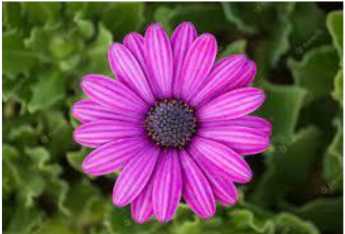
#> input picture Lab_Programs/image-4.png, 345 x 234 px
$ python program-27.py
#> lines starting #> are read from the running program, lines starting #| are printed output that depends on the picture
import cv2

img = cv2.imread("image-4.png")
#> img is the input picture: shape (234, 345, 3); mean B, G, R 86.9, 78.7, 109.4

h, w, c = img.shape   # get image size
#> h = 234; w = 345; c = 3

# Crop region
crop = img[50:200, 50:200]
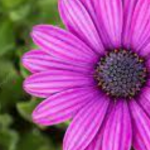
#> crop: shape (150, 150, 3); mean B, G, R 142.9, 77.8, 155.5

ch, cw, cc = crop.shape   # get crop size
#> ch = 150; cw = 150; cc = 3

# Safe paste location (inside image boundary)
x = 200
y = 200

# Check boundary before pasting
if y+ch <= h and x+cw <= w:
    img[y:y+ch, x:x+cw] = crop
else:
    print("Image too small for this paste location!")

cv2.imshow("Result", img)
cv2.waitKey(0)
cv2.destroyAllWindows()

$ run again, with Lab_Programs/image-1.png copied over Lab_Programs/image-4.png
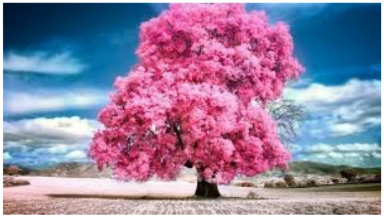
#> input picture Lab_Programs/image-1.png, 384 x 217 px
#> img is the input picture: shape (217, 384, 3); mean B, G, R 160.4, 130.4, 147.3
#> `crop = img[50:200, 50:200]`:
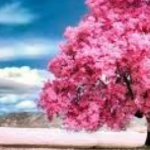
#> crop: shape (150, 150, 3); mean B, G, R 160.7, 129.8, 171.3

$ run again, with Lab_Programs/image-2.png copied over Lab_Programs/image-4.png
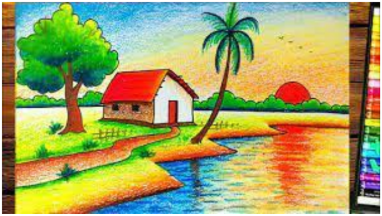
#> input picture Lab_Programs/image-2.png, 382 x 216 px
#> img is the input picture: shape (216, 382, 3); mean B, G, R 100.1, 163.6, 162.2
#> `crop = img[50:200, 50:200]`:
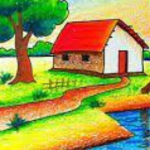
#> crop: shape (150, 150, 3); mean B, G, R 76.7, 154.4, 158.7

$ run again, with Lab_Programs/image-3.png copied over Lab_Programs/image-4.png
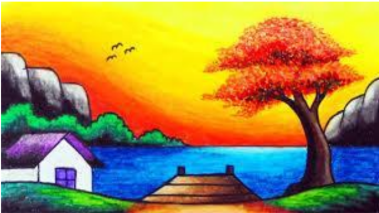
#> input picture Lab_Programs/image-3.png, 379 x 213 px
#> img is the input picture: shape (213, 379, 3); mean B, G, R 73.2, 139.1, 161.8
#> `crop = img[50:200, 50:200]`:
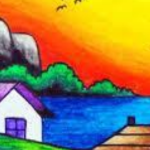
#> crop: shape (150, 150, 3); mean B, G, R 86.8, 128.5, 149.3
